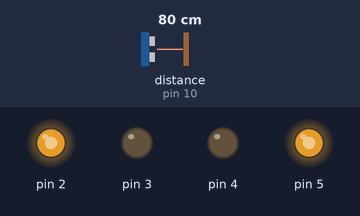
Simulated run of this sketch. Board: Arduino Uno, built with avr-gcc and run on an emulated ATmega328P. On the bench: output pins drawn as LEDs (lit = HIGH). Wiring (inferred from the names in the program): ultrasonic range finder: trigger pin 10; echo pin 10. Dashed ring = blinking. The inputs (shaded band) are chosen by the test bench; at power-on: distance to the obstacle (sensor on pin 10) 80 cm. The echo pulse lasts 58.3 µs per cm.

Above: at 1.2 s.
1.3 s: distance to the obstacle (sensor on pin 10) set to 53 cm
2.8 s: distance to the obstacle (sensor on pin 10) set to 45 cm
At 3.9 s:
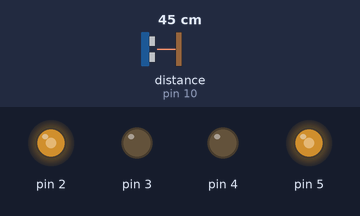
4.3 s: distance to the obstacle (sensor on pin 10) set to 2 cm
At 5.4 s:
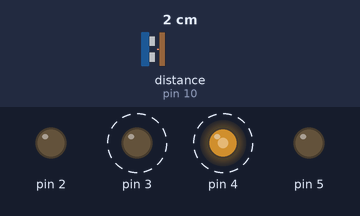
Timing chart, 0 to 13.3 s (numbered marks = the images above; inputs shaded):
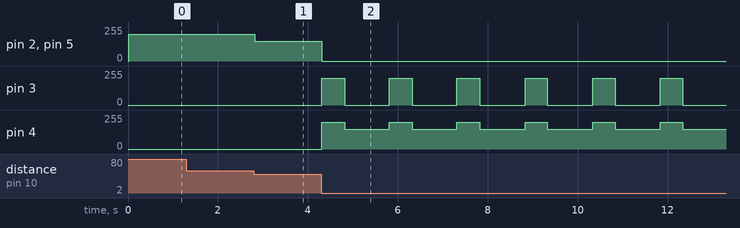

The sketch:

7_ultrasonic_avoid.ino
```cpp
#include <SoftPWM.h>

// Define the pin for the ultrasonic module
#define ULTRASONIC_PIN 10


// Define the pins of motors
const int in1 = 2;
const int in2 = 3;
const int in3 = 4;
const int in4 = 5;


void setup() {
  // Initialize SoftPWM
  SoftPWMBegin();
  //Serial.begin(9600);
}

void loop() {

  // Read distance from ultrasonic sensor
  float distance = readSensorData();
  //Serial.println(distance);  // Output distance for debugging

  // Control rover based on distance reading
  if (distance > 50) {  // If it's safe to move forward
    moveForward(200);
  } else if (distance < 15 && distance > 1) {  // If there's an obstacle close
    moveBackward(200);
    delay(500);  // Wait for a while before attempting to turn
    backLeft(150);
    delay(1000);
  } else {  // For distances in between, proceed with caution
    moveForward(150);
  }
}

float readSensorData() {
  // A 4ms delay is required, otherwise the reading may be 0
  delay(4);

  //Set to OUTPUT to send signal
  pinMode(ULTRASONIC_PIN, OUTPUT);

  // Clear the trigger pin
  digitalWrite(ULTRASONIC_PIN, LOW);
  delayMicroseconds(2);

  // Trigger the sensor by sending a high pulse for 10us
  digitalWrite(ULTRASONIC_PIN, HIGH);
  delayMicroseconds(10);

  // Set the trigger pin back to low
  digitalWrite(ULTRASONIC_PIN, LOW);

  //Set to INPUT to read
  pinMode(ULTRASONIC_PIN, INPUT);

  // pulseIn returns the duration of the pulse on the pin
  float duration = pulseIn(ULTRASONIC_PIN, HIGH);

  // Calculate the distance (in cm) based on the speed of sound (340 m/s or 0.034 cm/us)
  float distance = duration * 0.034 / 2;

  return distance;
}


void moveForward(int speed) {
  // Set the left motors rotate counterclockwise
  SoftPWMSet(in1, speed);
  SoftPWMSet(in2, 0);

  // Set the right motors rotate clockwise
  SoftPWMSet(in3, 0);
  SoftPWMSet(in4, speed);
}

void moveBackward(int speed) {
  // Set the left motors to rotate clockwise
  SoftPWMSet(in1, 0);      // Stop
  SoftPWMSet(in2, speed);  // Full speed

  // Set the right motors to rotate counterclockwise
  SoftPWMSet(in3, speed);  // Full speed
  SoftPWMSet(in4, 0);      // Stop
}

// Function to turn to the back left
void backLeft(int speed) {
  SoftPWMSet(in1, 0);
  SoftPWMSet(in2, 0);
  SoftPWMSet(in3, speed);
  SoftPWMSet(in4, 0);
}
```

Measured:
- the behaviour switches between 51 and 50 cm on distance to the obstacle (sensor on pin 10) (found by bisection; images 0 and 1)
- after the input at 1.3 s, every drawn part: stays the same
- after the input at 2.8 s, pin 2, pin 5: 200/255 → 150/255 at once
- after the input at 4.3 s, pin 2, pin 5: 150/255 → 0/255 at once; pin 3: alternates 200/255 for 0.50 s and 0/255 for 1.0 s, starting at once; pin 4: alternates 200/255 for 0.50 s and 150/255 for 1.0 s, starting at once
